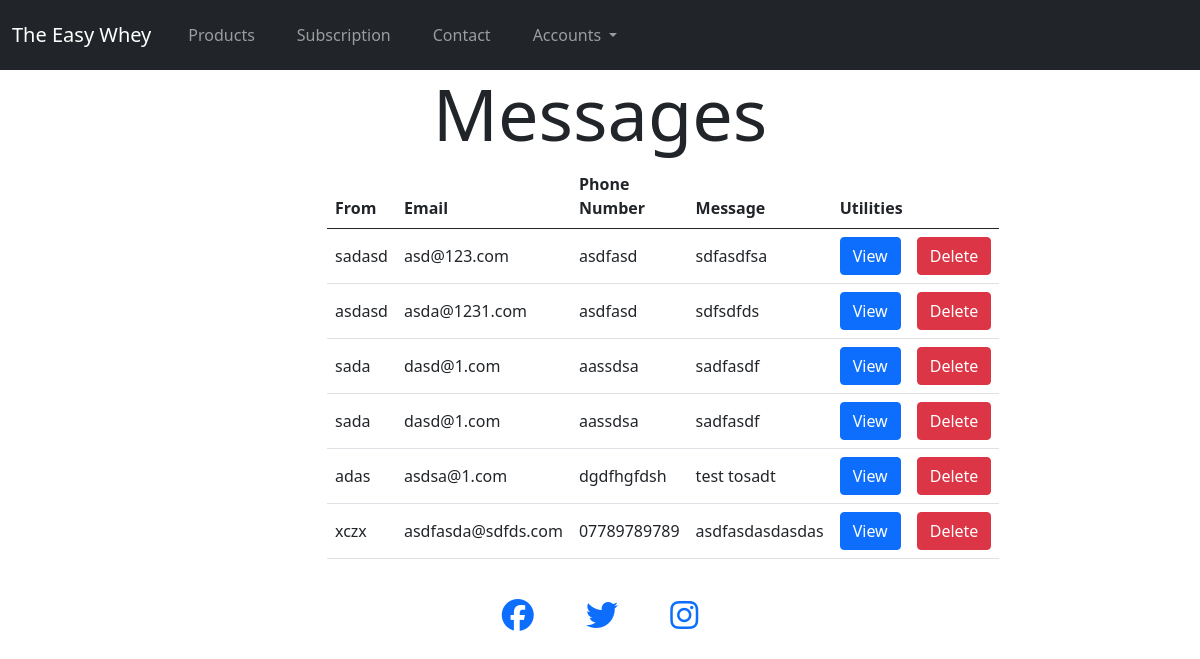
Page /contact/admin/ (signed in) on the earlier database version.
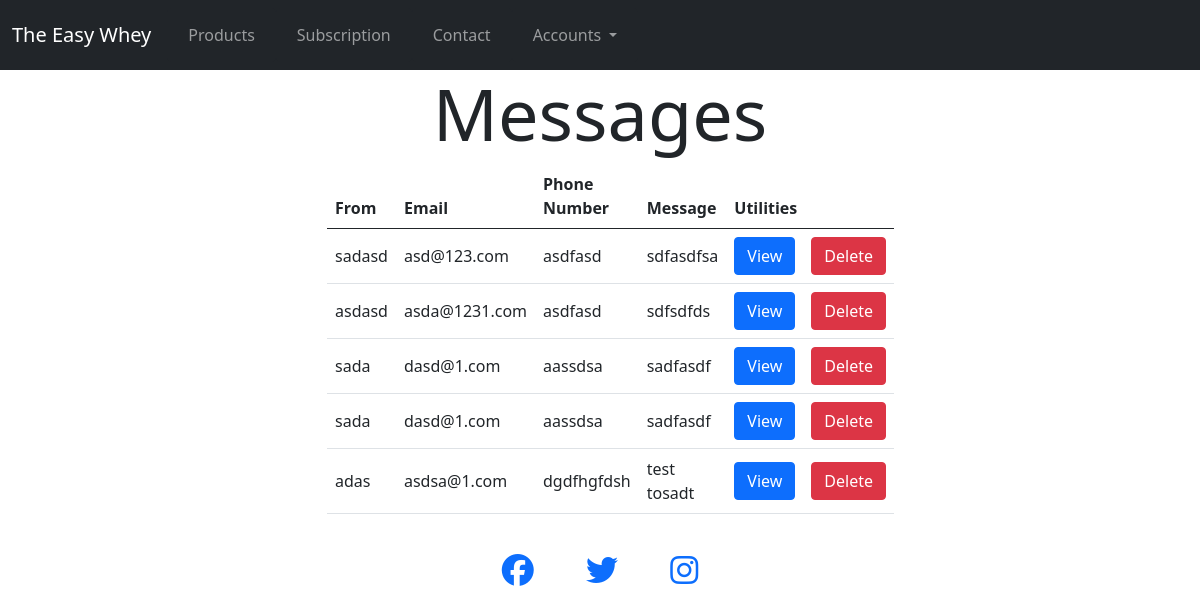
Same page on the later database version.
### contact/models.py (models this page shows, shortened)
class Contact(models.Model):
    class Meta:
        verbose_name_plural = "Contact"
    name = models.CharField(max_length=50, null=False, blank=False)
    email = models.EmailField(max_length=100, null=False, blank=False)
    phone_number = models.CharField(max_length=50, null=False, blank=False)
    message = models.CharField(max_length=500, null=False, blank=False)

### contact/views.py (the view)
# urls.py: path('contact/admin/', views.message_management, name="message_management"),
@login_required
@staff_member_required
def message_management(request):
    all_messages = Contact.objects.all()
    context = {
        "all_messages" : all_messages
    }
    return render(request, "contact/all_messages.html", context)

### templates/contact/all_messages.html (shortened to what this page needs)
{% extends 'base.html' %}
{% load static %}
{% block header %}
<div class="container-fluid">
    <div class="row">
        <div class="col text-center">
            <h2 class="display-2">Messages</h2>
        </div>
    </div>
</div>
{% endblock %}
{% block content %}
<div class="container">
    <div class="row">
        <div class="col-6 offset-3 justify-content-center">
            <div>
                {% if all_messages %}
                <div class="message-container">
                    <table class="table table-hover align-middle">
                        <thead>
                            <tr>
                                <th scope="col">From</th>
                                <th scope="col">Email</th>
                                <th scope="col">Phone Number</th>
                                <th scope="col">Message</th>
                                <th colspan="2" scope="col">Utilities</th>
                            </tr>
                        </thead>
                        <tbody>
                            {% for message in all_messages %}
                            <tr>
                                <td>{{ message.name }}</td>
                                <td>{{ message.email }}</td>
                                <td>{{ message.phone_number }}</td>
                                <td>{{ message.message }}</td>
                                <td><a class="btn btn-primary" href="/contact/admin/{{ message.id }}">View</a></td>
                                <td><button type="button" class="btn btn-danger" data-bs-toggle="modal"
                                        data-bs-target="#staticBackdrop{{ forloop.counter }}">
                                        Delete
                                    </button>
                                </td>
                            </tr>
                            {% endfor %}
                        </tbody>
                    </table>
                </div>
                {% else %}
                <h1>There are no messages!</h1>
                {% endif %}
            </div>
        </div>
    </div>
</div>
{% endblock %}

Differences in the rows shown:
removed Contact: name "xczx", email "asdfasda@sdfds.com", phone_number "07789789789", message "asdfasdasdasdas"
